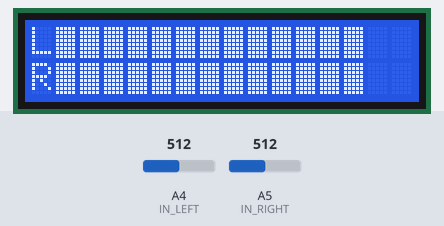
The sketch below on a simulated Arduino Uno, built with avr-gcc and run on an emulated ATmega328P. Parts: 16×2 character LCD. Inputs (shaded band) come from the test bench; at power-on: A4 (IN_LEFT) = 512, A5 (IN_RIGHT) = 512.

Above: at 3.2 s.
3.3 s: A4 (IN_LEFT) set to 462
At 4.3 s:
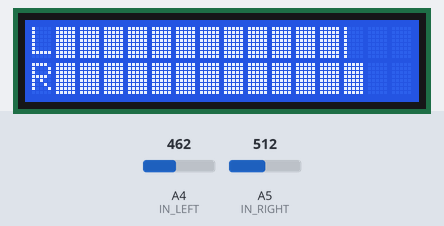
4.8 s: A4 (IN_LEFT) set to 439
At 6.5 s:
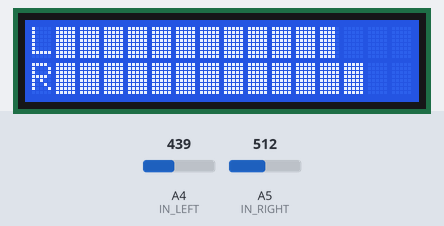
6.8 s: A5 (IN_RIGHT) set to 464
At 8.0 s:
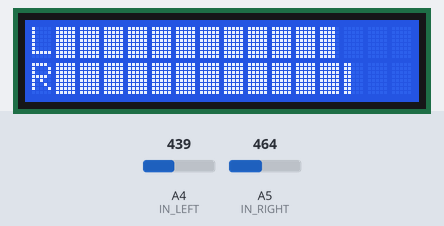
8.3 s: A5 (IN_RIGHT) set to 439
At 10.5 s:
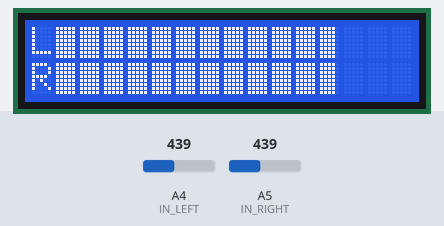
10.8 s: A4 (IN_LEFT) set to 400
At 11.2 s:
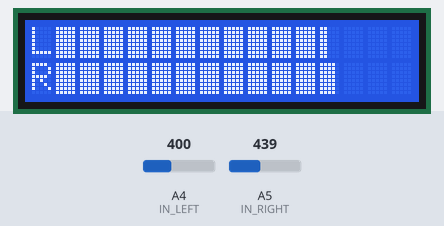
12.3 s: A4 (IN_LEFT) set to 379
At 14.6 s:
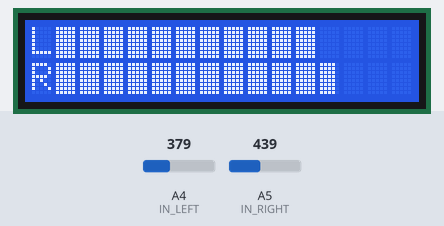
Timing chart, 0 to 15.8 s (numbered marks = the images above; inputs shaded):
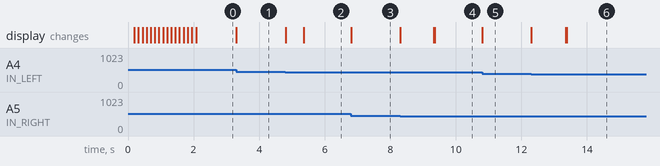

The sketch:

Vu_meter_peak_hold_LCD.ino
```cpp
#include <LiquidCrystal.h>

#define IN_LEFT    A4  // analog input for left channel
#define IN_RIGHT   A5  // analog input for right channel

#define T_REFRESH    25
#define T_PEAKHOLD   (50 * T_REFRESH)

LiquidCrystal lcd(7,  // RS
                  8,  // E
                  3,  // DB4
                  4,  // DB5
                  5,  // DB6
                  6   // DB7
                  );

byte  fill[6] = {0x20, 0x00, 0x01, 0x02, 0x03, 0xFF};
byte  peak[7] = {0x20, 0x00, 0x04, 0x05, 0x06, 0x07, 0x20};
byte block[8][8]=
{
  {0x10, 0x10, 0x10, 0x10, 0x10, 0x10, 0x10, 0x10},
  {0x18, 0x18, 0x18, 0x18, 0x18, 0x18, 0x18, 0x18},
  {0x1C, 0x1C, 0x1C, 0x1C, 0x1C, 0x1C, 0x1C, 0x1C},
  {0x1E, 0x1E, 0x1E, 0x1E, 0x1E, 0x1E, 0x1E, 0x1E},

  {0x08, 0x08, 0x08, 0x08, 0x08, 0x08, 0x08, 0x08},
  {0x04, 0x04, 0x04, 0x04, 0x04, 0x04, 0x04, 0x04},
  {0x02, 0x02, 0x02, 0x02, 0x02, 0x02, 0x02, 0x02},
  {0x01, 0x01, 0x01, 0x01, 0x01, 0x01, 0x01, 0x01},
};

int lmax[2];
int dly[2];

long lastT = 0;

void  bar(int row, int lev) {

    lcd.setCursor(0, row);
    lcd.write(row ? 'R' : 'L');

    for(int i = 1; i < 16; i++) {
        int f = constrain(lev-i*5, 0, 5);
        int p = constrain(lmax[row]-i*5, 0, 6);
        if(f)
            lcd.write(fill[f]);
        else
            lcd.write(peak[p]);
    }

    if(lev > lmax[row]) {
        lmax[row] = lev;
        dly[row]  = -(T_PEAKHOLD) / T_REFRESH;
    }
    else {
        if(dly[row] > 0)
            lmax[row] -= dly[row];

        if(lmax[row] < 0)
            lmax[row] = 0;
        else
            dly[row]++;
    }
}

void  setup() {

    byte fillbar[8] = {
    B00000,
    B01000,
    B01100,
    B01010,
    B01001,
    B01010,
    B01100,
    B01000
    };

    byte mark[8] = {
    B00000,
    B01010,
    B10001,
    B10101,
    B10001,
    B01010,
    B00000,
    B00000
    };

    lcd.begin(16, 2);

    lcd.createChar(0, fillbar);
    lcd.createChar(1, mark);

    lcd.setCursor(2, 0);
    lcd.print("WAHYU AUDIO");
    lcd.setCursor(16, 0);
    lcd.write(1);

    for(int i = 0; i < 16; i++) {
        lcd.setCursor(i, 1);
        lcd.write((byte)0);

        delay(125);
    }

    lcd.clear();

    for(int j = 0; j < 8; j++)
        lcd.createChar(j, block[j]);
}

void  loop() {

    if(millis() < lastT)
        return;

    lastT += T_REFRESH;

    int anL = map(sqrt(analogRead(IN_LEFT)*16), 0, 128, 0, 100);
    int anR = map(sqrt(analogRead(IN_RIGHT)*16), 0, 128, 0, 100);

    bar(0, anL);
    bar(1, anR);
}
```

Measured:
- the behaviour switches between 452 and 451 on A4 (IN_LEFT) (found by bisection; images 1 and 2)
- the behaviour switches between 452 and 451 on A5 (IN_RIGHT) (found by bisection; images 3 and 4)
- the behaviour switches between 391 and 390 on A4 (IN_LEFT) (found by bisection; images 5 and 6)
- after the input at 3.3 s, the display: changes at once (image 1)
- after the input at 4.8 s, the display: first changes at once (image 2 shows a later state)
- after the input at 6.8 s, the display: changes at once (image 3)
- after the input at 8.3 s, the display: first changes at once (image 4 shows a later state)
- after the input at 10.8 s, the display: changes at once (image 5)
- after the input at 12.3 s, the display: first changes at once (image 6 shows a later state)
